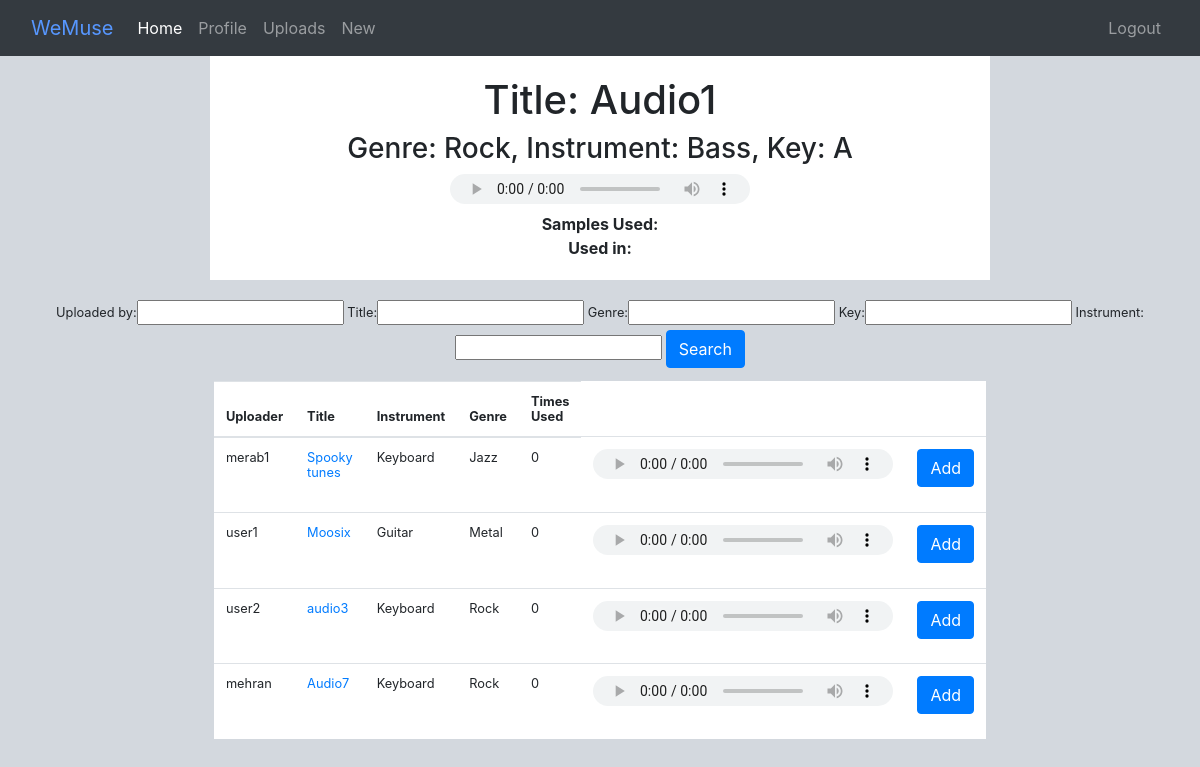
/upload_detail/14/ (signed in), run on the app's committed database.
### musix/models.py (models this page shows, shortened)
class Audio(models.Model):
    KEY_CHOICES = (
        ('A', 'A'), ('B', 'B'), ('C', 'C'), ('D', 'D'), ('E', 'E'), ('F', 'F'), ('G', 'G'),
        ('Ab', 'Ab'), ('Bb', 'Bb'), ('Db', 'Db'), ('Eb', 'Eb'), ('Gb', 'Gb'),
        ('Am', 'Am'), ('Bm', 'Bm'), ('Cm', 'Cm'), ('Dm', 'Dm'), ('Em', 'Em'), ('Fm', 'Fm'), ('Gm', 'Gm'),
        ('Abm', 'Abm'), ('Bbm', 'Bbm'), ('Dbm', 'Dbm'), ('Ebm', 'Ebm'), ('Gbm', 'Gbm'),
    )
    INSTRUMENTS = (
        ('Vocals', 'Vocals'), ('Guitar', 'Guitar'), ('Bass', 'Bass'), ('Keyboard', 'Keyboard'), ('Drums', 'Drums'), ('Violin', 'Violin')
    )
    uploader = models.ForeignKey(User, on_delete=models.CASCADE)
    title = models.CharField(max_length=100, unique=True)
    genre = models.CharField(max_length=100)
    instrument = models.CharField(max_length=100, choices=INSTRUMENTS, default="Guitar")
    key = models.CharField(max_length=100, choices=KEY_CHOICES, default="A")
    mp3 = models.FileField(upload_to='audio/mp3s/')
    sample_count = models.IntegerField(default=0)

### music_site/views.py (the view)
# urls.py: path('upload_detail/<int:pk>/', Details.as_view(), name='details'),
class Details(DetailView):
    model = Audio
    template_name = "music_site/details.html"
    def get_context_data(self, **kwargs):
        context = super(Details, self).get_context_data(**kwargs)
        context['filter'] = AudioFilter(self.request.GET, queryset=self.get_queryset())
        context['sample'] = Sample.objects.all()
        context['current_obj'] = self.get_object()
        return context

### templates/music_site/details.html (shortened to what this page needs)
{% extends "music_site/base.html" %}
{% load crispy_forms_tags %}
{% block content %}
<div class="detail">
<h1> Title: {{ audio.title }} </h1>
<h3> Genre: {{ audio.genre }}, Instrument: {{audio.instrument}}, Key: {{ audio.key }} </h3>
<h2>
    <audio controls>
        <source src="{{ audio.mp3.url }}" type="audio/mpeg">
    </audio>
</h2>
<b> Samples Used: </b>
<table>
    <tbody>
    <tr>
    <br>
   <b> Used in: </b>
    </tbody>
</table>
</div>
{% if audio.uploader == user %}
<div class="filter">
    <form method="get">
        {{ filter.form }}
        <button class ="btn btn-primary" type="submit"> Search </button>
    </form>
</div>
    <table class="table">
        <thead>
            <tr>
                <th>Uploader</th>
                <th>Title</th>
                <th>Instrument</th>
                <th>Genre</th>
                <th>Times Used</th>
            </tr>
        </thead>
        <tbody>
            {% for upload in filter.qs %}
                {% if upload.uploader != user%}
                <tr>
                    <td> {{ upload.uploader }}</td>
                    <td> <a href="{% url 'details' upload.pk %}"> {{ upload.title }} </a> </td>
                    <td> {{upload.instrument}}</td>
                    <td> {{ upload.genre }}</td>
                    <td> {{ upload.sample_count }}</td>
                    <td> <audio controls>
                        <source src="{{ upload.mp3.url }}" type="audio/mpeg">
                    </audio>
                    </td><td>
                        <form method="post" action="{% url 'add_sample' audio.pk upload.pk %}">
                            <button type="submit" class="btn btn-primary btwn-sm"> Add </button>
                        </form>
                    </td>
                </tr>
                {% endif %}
            {% endfor %}
        </tbody>
    </table>
{% endif %}
{% endblock %}

### templates/styles.css (style rules this page uses)
h2 { text-align: center; font-size: 150%; }
.table { width: 50%; margin-left: auto; margin-right: auto; font-size: 80%; background-color: white; }
audio { height: 30px; }
.filter { text-align: center; font-size: 80%; }
body { background-color: #d3d8de; }
.detail { text-align: center; width: 65%; margin-left: auto; margin-right: auto; background-color: white; padding: 20px; margin-bottom: 20px; }

### data on the page
Audio: title "Audio1", genre "Rock", instrument "Bass", key "A"
Audio: uploader "merab1", title "Spooky tunes", instrument "Keyboard", genre "Jazz", sample_count "0"
Audio: uploader "user1", title "Moosix", instrument "Guitar", genre "Metal", sample_count "0"
Audio: uploader "user2", title "audio3", instrument "Keyboard", genre "Rock", sample_count "0"
Audio: uploader "mehran", title "Audio7", instrument "Keyboard", genre "Rock", sample_count "0"
